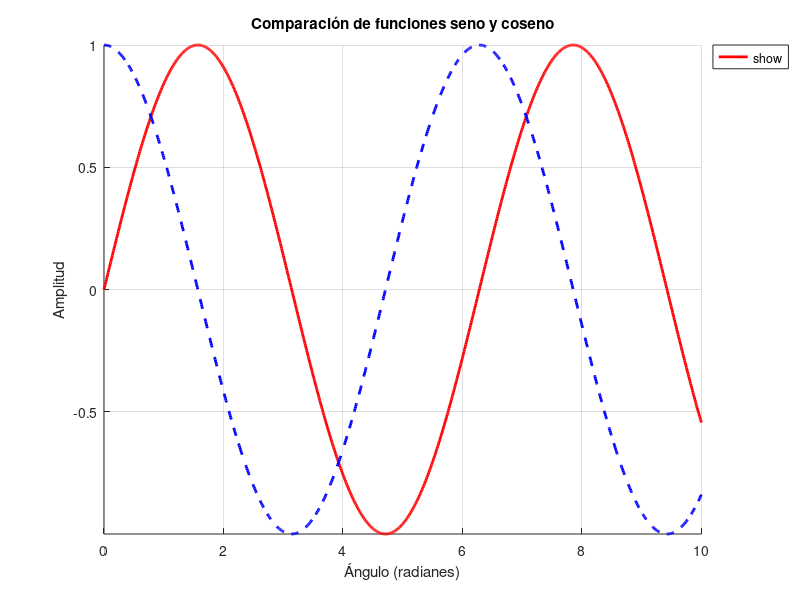

This figure's MATLAB source: (Note: this script raises an error after producing the figure.)
% Programa interactivo que grafica funciones seno y coseno con parámetros definidos por el usuario
% Incluye validación de entrada y visualización personalizada

function graficador_funciones
    % Solicitar parámetros al usuario
    prompt = {'Valor inicial de x:', 'Valor final de x:'};
    dlgtitle = 'Rango del dominio';
    dims = [1 35];
    definput = {'0', '10'};
    respuestas = inputdlg(prompt, dlgtitle, dims, definput);
    
    % Validar entrada numérica
    if isempty(respuestas)
        error('Operación cancelada por el usuario');
    end
    
    inicio = str2double(respuestas{1});
    fin = str2double(respuestas{2});
    
    if isnan(inicio) || isnan(fin) || inicio >= fin
        errordlg('Entrada inválida: introduzca valores numéricos con inicio < fin', 'Error');
        return;
    end
    
    % Generar datos para las funciones
    x = linspace(inicio, fin, 1000);
    y1 = sin(x);
    y2 = cos(x);
    
    % Crear figura con parámetros de visualización
    figure('Name','Comparación Funciones Trigonométricas','NumberTitle','off');
    hold on;
    
    % Graficar ambas funciones
    plot(x, y1, 'r', 'LineWidth', 2, 'DisplayName', 'seno(x)');
    plot(x, y2, 'b--', 'LineWidth', 2, 'DisplayName', 'coseno(x)');
    
    % Personalizar gráfico
    title('Comparación de funciones seno y coseno');
    xlabel('Ángulo (radianes)');
    ylabel('Amplitud');
    grid on;
    legend('show', 'Location', 'northeastoutside');
    axis tight;
    
    % Añadir interacción adicional
    opcion = menu('Opciones de visualización:', 'Zoom en área', 'Mantener vista actual');
    
    if opcion == 1
        msgbox('Seleccione el área para hacer zoom con el ratón', 'Instrucción');
        rect = getrect;
        xlim([rect(1), rect(1)+rect(3)]);
        ylim([rect(2), rect(2)+rect(4)]);
    end
end